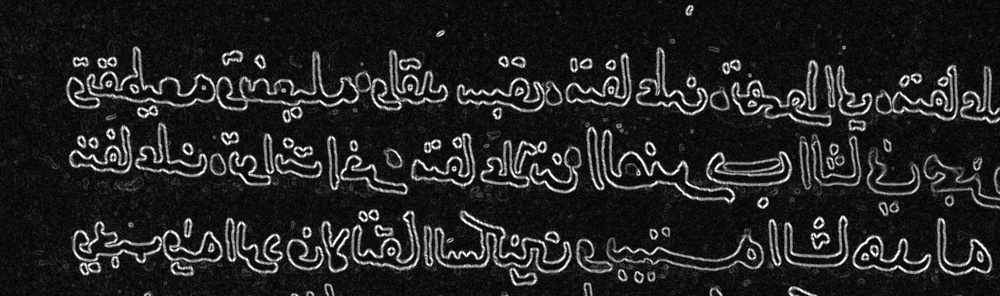
//> input picture contourFilling/wHWHA.jpg, 1000 x 296 px, shrunk from 1573 x 465 before the run
$ ./contourFilling   (built with g++ and OpenCV 4)
//> lines starting //> are read from the running program, lines starting //| are printed output that depends on the picture; after the words box and inside, x2 and y2 are one past the last pixel; in counts of white or black regions, pixels touching at a corner belong together
#include <opencv2/imgproc/imgproc.hpp>
#include <opencv2/highgui/highgui.hpp>
#include <iostream>

using namespace cv;
using namespace std;

void printInnerContours (int contourPos, Mat &filled, vector<vector<Point2i > > &contours, vector<Vec4i> &hierarchy, int area);

int main() {
    int areaThresh;
    vector<vector<Point2i > > contours;
	vector<Vec4i> hierarchy;

    Mat text = imread ("../wHWHA.jpg", 0); //write greyscale
//> text is the input picture: 296 rows x 1000 cols, CV_8UC1; min 0, max 255, mean 35.3
    threshold (text, text, 50, 255, THRESH_BINARY);
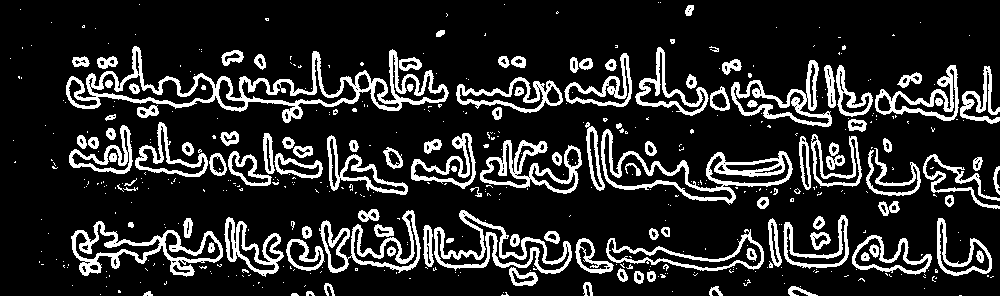
//> text: 296 rows x 1000 cols, CV_8UC1; 16.2% white; 488 white regions (364 under 20 px)
    imwrite ("../text1.jpg", text);
    areaThresh = (0.01 * text.rows * text.cols) / 100;
//> areaThresh = 29
    findContours (text, contours, hierarchy, CV_RETR_TREE, CV_CHAIN_APPROX_NONE);
//> contours = 739 contours, 513 with area under 20; largest, box (x1, y1, x2, y2) and area: (66, 46, 449, 123) 8893, (601, 129, 793, 205) 5014, (71, 221, 223, 277) 3603, (434, 210, 572, 274) 3048, (480, 140, 582, 194) 2562
    Mat filled = Mat::zeros(text.rows, text.cols, CV_8U);

    cout << contours.size() << endl;
//| 739
    for (int i = 0; i < contours.size(); i++) {
        int area = contourArea(contours[i]);
        if (area > areaThresh) {
            if ((hierarchy[i][2] != -1) && (hierarchy[i][3] == -1)) {

                drawContours (filled, contours, i, 255, -1);
                if (hierarchy[i][2] != -1) {
                    printInnerContours (hierarchy[i][2], filled, contours, hierarchy, area);
                }
            }
        }
    }
//> this loop made 739 passes
//> area on passes 7, 8, 13, 14, 20, 21, 62, 64, 83, 91, 92, 127: 20, 21, 90, 48, 48, 55, 67, 89, 88, 315, 117, 738
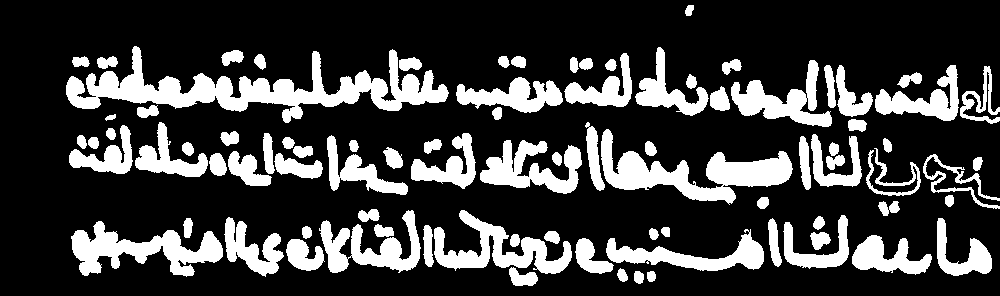
//> filled: 296 rows x 1000 cols, CV_8UC1; 23.8% white; 88 white regions, largest, box (x1, y1, x2, y2) and area: (66, 46, 449, 123) 9617, (601, 129, 793, 205) 5337, (71, 221, 223, 277) 3874
    imwrite("../output.jpg", filled);

    return 0;
}

void printInnerContours (int contourPos, Mat &filled, vector<vector<Point2i > > &contours, vector<Vec4i> &hierarchy, int area) {
    int areaFrac = 5;

    if (((contourArea (contours[contourPos]) * 100) / area) < areaFrac) {
        //drawContours (filled, contours, contourPos, 0, -1);
    }
    if (hierarchy[contourPos][2] != -1) {
        printInnerContours (hierarchy[contourPos][2], filled, contours, hierarchy, area);
    }

    if (hierarchy[contourPos][0] != -1) {
        printInnerContours (hierarchy[contourPos][0], filled, contours, hierarchy, area);
    }
}

$ run again, with contourFilling/image2.jpg copied over contourFilling/wHWHA.jpg
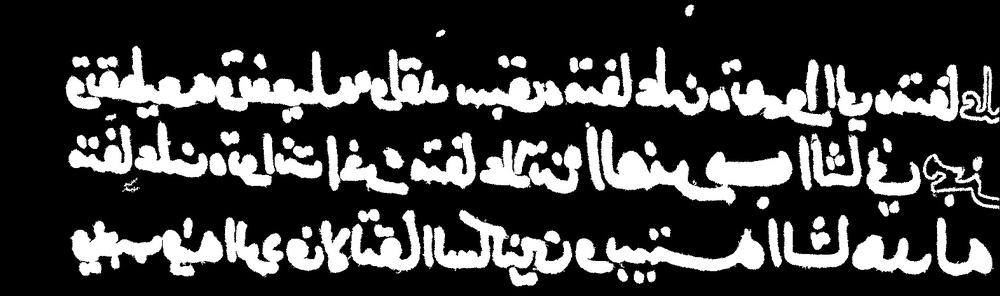
//> input picture contourFilling/image2.jpg, 1000 x 296 px, shrunk from 1573 x 465 before the run
//> text is the input picture: 296 rows x 1000 cols, CV_8UC1; min 0, max 255, mean 61.2
//> `threshold (text, text, 50, 255, THRESH_BINARY);`:
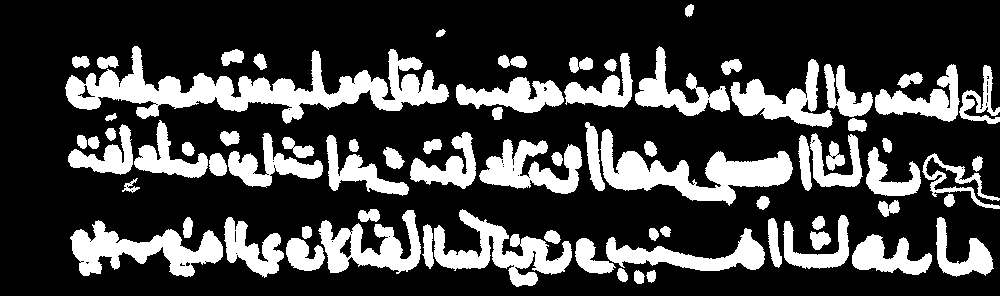
//> text: 296 rows x 1000 cols, CV_8UC1; 25.7% white; 76 white regions
//> contours = 132 contours, 53 with area under 20; largest, box (x1, y1, x2, y2) and area: (65, 46, 449, 124) 9926, (600, 129, 793, 206) 5278, (70, 220, 223, 277) 3856, (434, 209, 572, 287) 3702, (318, 210, 421, 274) 3056
//| 132
//> the loop `for (int i = 0; i < contours.size(); i++)` made 132 passes
//> area on passes 1 to 8: 75, 99, 95, 701, 789, 1674, 245, 144
//> after the loop `for (int i = 0; i < contours.size(); i++)`:
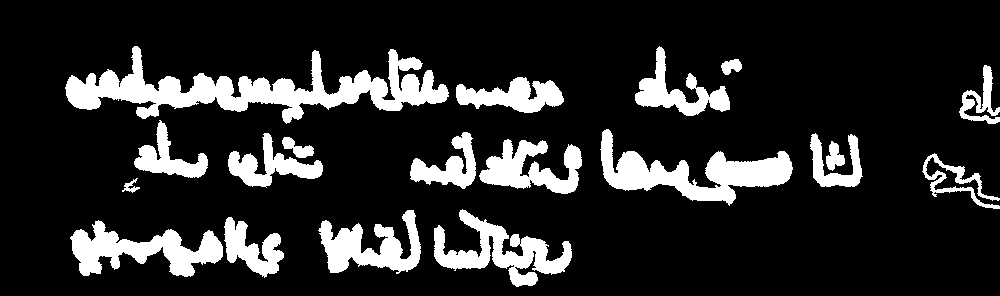
//> filled: 296 rows x 1000 cols, CV_8UC1; 15.8% white; 19 white regions, largest, box (x1, y1, x2, y2) and area: (65, 46, 449, 124) 10675, (600, 129, 793, 206) 5597, (70, 220, 223, 277) 4107
